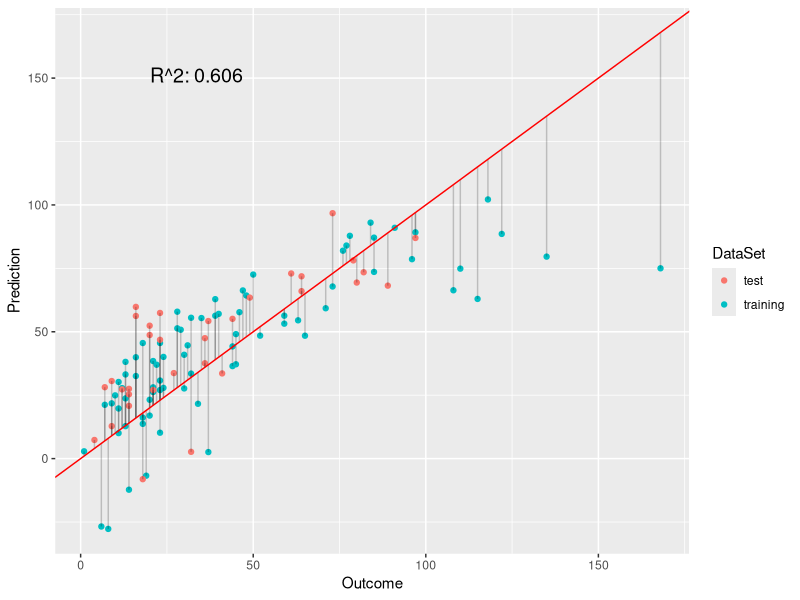
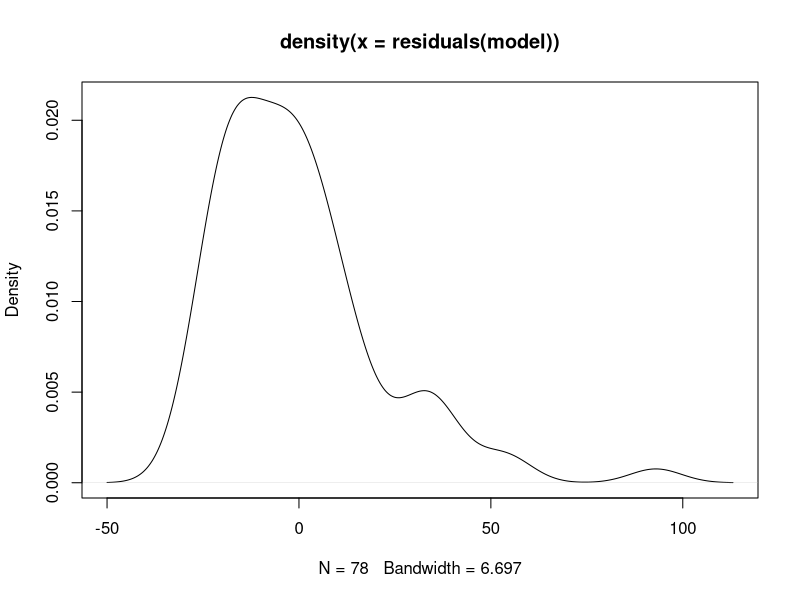
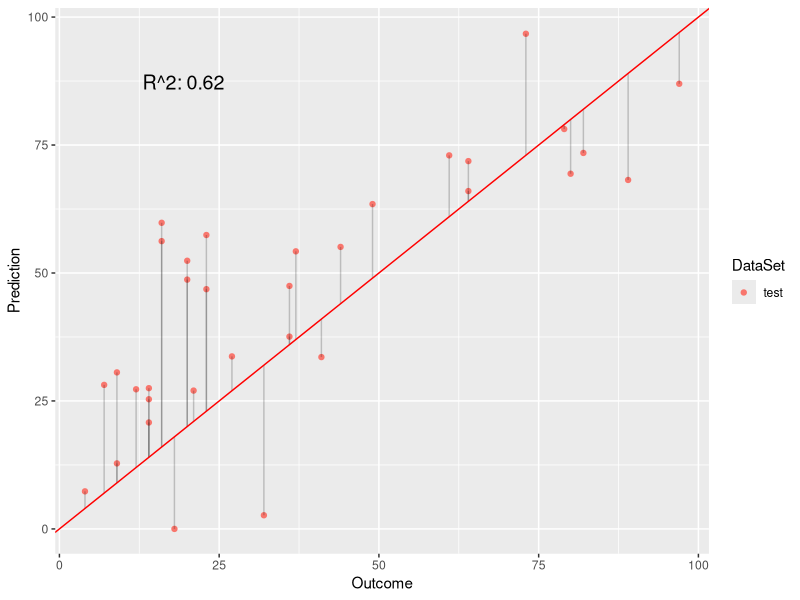
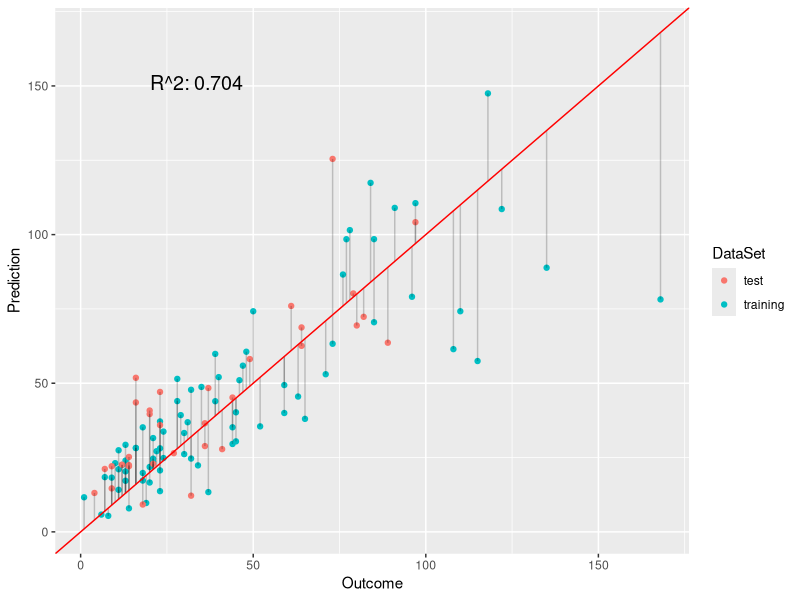
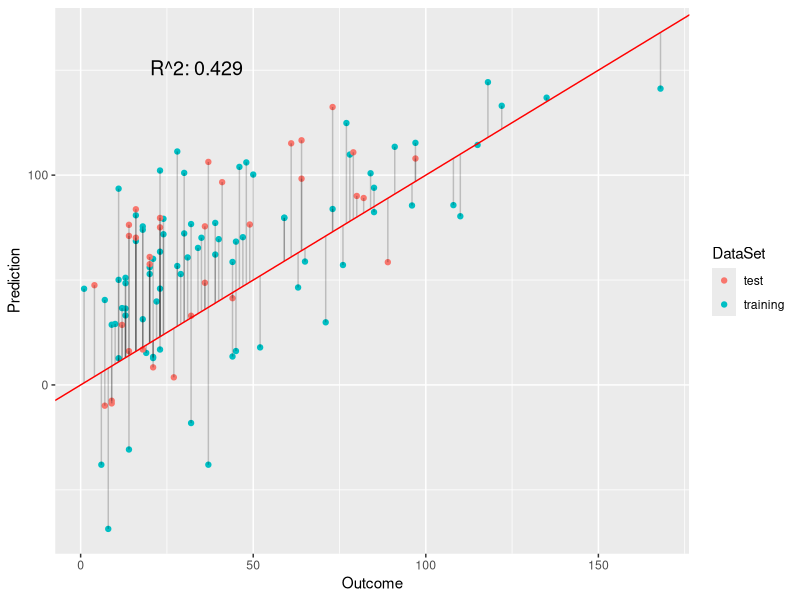
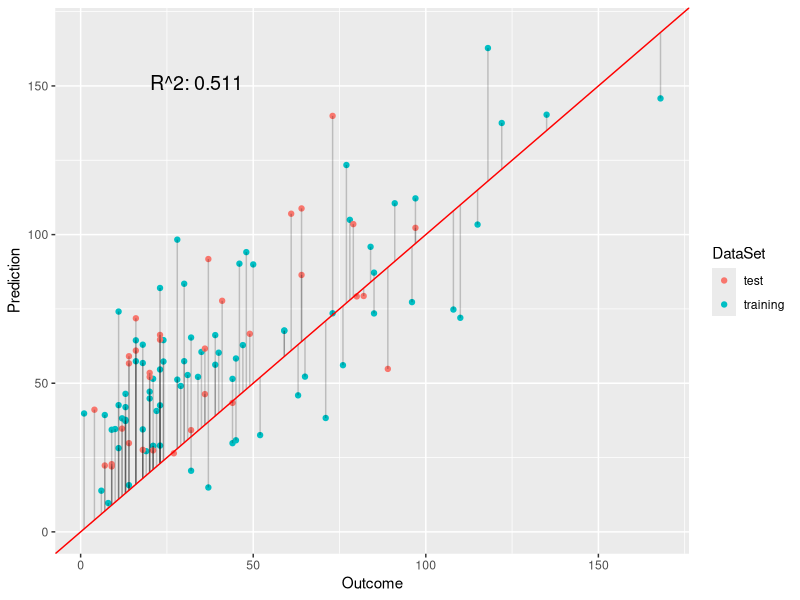
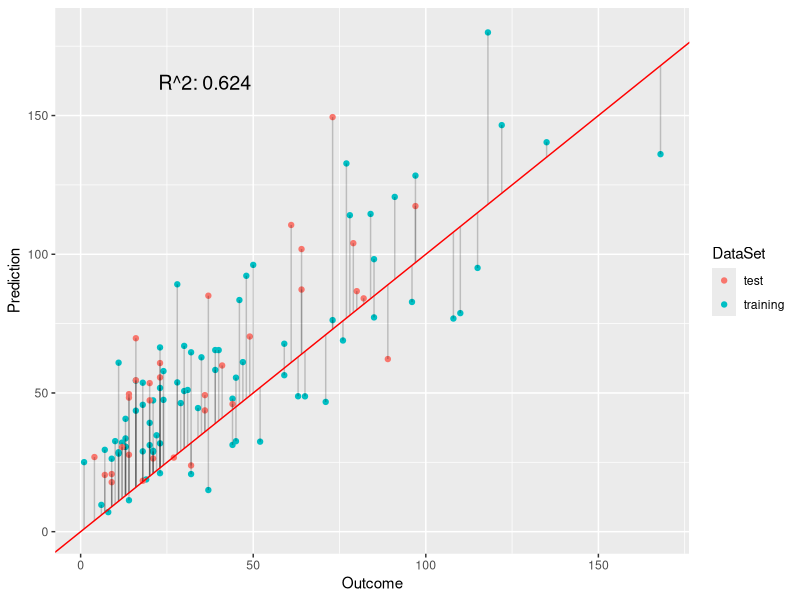
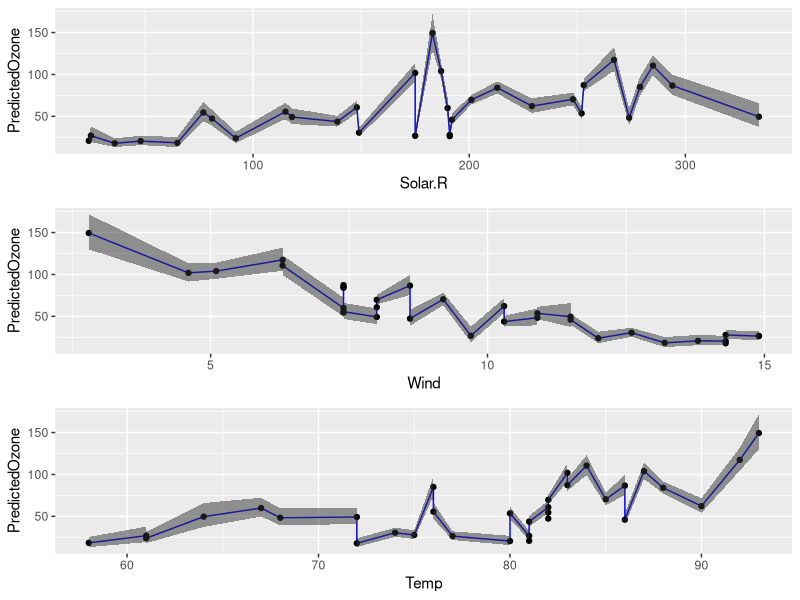

Recreate these plots in R, in order. (Note: this script raises an error after producing the figures.)
## ---- chunk 1
data(airquality)
ozone <- subset(na.omit(airquality), 
        select = c("Ozone", "Solar.R", "Wind", "Temp"))
set.seed(123)
N.train <- ceiling(0.7 * nrow(ozone))
N.test <- nrow(ozone) - N.train
trainset <- sample(seq_len(nrow(ozone)), N.train)
testset <- setdiff(seq_len(nrow(ozone)), trainset)
## ---- chunk 2
rsquared <- function(test.preds, test.labels) {
    return(round(cor(test.preds, test.labels)^2, 3))
}
plot.linear.model <- function(model, test.preds = NULL, test.labels = NULL, 
                            test.only = FALSE) {
    # ensure that model is interpreted as a GLM
    pred <- model$fitted.values
    obs <- model$model[,1]
    if (test.only) {
        # plot only the results for the test set
        plot.df <- NULL
        plot.res.df <- NULL
    } else {
        plot.df <- data.frame("Prediction" = pred, "Outcome" = obs, 
                                "DataSet" = "training")
        model.residuals <- obs - pred
        plot.res.df <- data.frame("x" = obs, "y" = pred, 
                        "x1" = obs, "y2" = pred + model.residuals,
                        "DataSet" = "training")
    }
    r.squared <- NULL
    if (!is.null(test.preds) && !is.null(test.labels)) {
        # store predicted points: 
        test.df <- data.frame("Prediction" = test.preds, 
                            "Outcome" = test.labels, "DataSet" = "test")
        # store residuals for predictions on the test data
        test.residuals <- test.labels - test.preds
        test.res.df <- data.frame("x" = test.labels, "y" = test.preds,
                        "x1" = test.labels, "y2" = test.preds + test.residuals,
                         "DataSet" = "test")
        # append to existing data
        plot.df <- rbind(plot.df, test.df)
        plot.res.df <- rbind(plot.res.df, test.res.df)
        # annotate model with R^2 value
        r.squared <- rsquared(test.preds, test.labels)
    }
    #######
    library(ggplot2)
    p <- ggplot() + 
        # plot training samples
        geom_point(data = plot.df, 
            aes(x = Outcome, y = Prediction, color = DataSet)) +
        # plot residuals
        geom_segment(data = plot.res.df, alpha = 0.2,
            aes(x = x, y = y, xend = x1, yend = y2, group = DataSet)) +
        # plot optimal regressor
        geom_abline(color = "red", slope = 1)
    if (!is.null(r.squared)) {
        # plot r squared of predictions
        max.val <- max(plot.df$Outcome, plot.df$Prediction)
        x.pos <- 0.2 * max.val
        y.pos <- 0.9 * max.val
        label <- paste0("R^2: ", r.squared)
        p <- p + annotate("text", x = x.pos, y = y.pos, label = label, size = 5)
    }
    return(p)
}
## ---- chunk 3
# fit linear model
model <- lm(Ozone ~ Solar.R + Temp + Wind, ozone, trainset)
# get confidence intervals
confint(model)
## ---- chunk 4
test.preds <- predict(model, newdata = ozone[testset,])
test.labels <- ozone$Ozone[testset]
# create a plot to compare fit for training vs test points
p.OLS <- plot.linear.model(model, test.preds, test.labels)
p.OLS
## ---- chunk 5
# density of the residuals: should be normal for least-squares
plot(density(residuals(model)))
## ---- chunk 6
# cutoff at 95% quantile
ozone.cut <- quantile(ozone$Ozone, 0.95)
idx <- which(ozone$Ozone >= ozone.cut)
# compare observations with high ozone with whole data set
summary(ozone[idx,])
summary(ozone)
## ---- chunk 7
# cutoff at 5% quantile
ozone.cut <- quantile(ozone$Ozone, 0.05)
idx <- which(ozone$Ozone <= ozone.cut)
# compare observations with low ozone with whole data set
summary(ozone[idx,])
summary(ozone)
## ---- chunk 8
coefficients(model)
## ---- chunk 9
predict.nonnegative <- function(model, newdata) {
   preds <- predict(model, newdata = newdata) 
   # correct for negative predictions
   preds[preds < 0] <- 0
   return(preds)
}
## ---- chunk 10
nonnegative.preds <- predict.nonnegative(model, ozone[testset,])
# plot only the test predictions to verify the results
plot.linear.model(model, nonnegative.preds, ozone$Ozone[testset], test.only = TRUE)
## ---- chunk 11
pois.model <- glm(Ozone ~ Solar.R + Temp + Wind, family = "poisson",data = ozone[trainset, ])
# need to set type to 'response' to get exponentiated predictions 
pois.preds <- predict(pois.model, newdata = ozone[testset,], type = "response") 
plot.linear.model(pois.model, pois.preds, ozone$Ozone[testset])
## ---- chunk 12
# mean and variance should be the same for Poisson distribution
mean(ozone$Ozone)
var(ozone$Ozone)

## ---- chunk 13
log.model <- lm(log(Ozone) ~ Solar.R + Temp + Wind, ozone, trainset)
log.preds <- predict(pois.model, newdata = ozone[testset,], type = "response") 
print(rsquared(log.preds, test.labels))
## ---- chunk 14
get.weights <- function(ozone) {
    z.scores <- (ozone$Ozone - mean(ozone$Ozone)) / sd(ozone$Ozone)
    weights <- exp(z.scores)
    weights <- weights / mean(weights) # normalize to mean 1
    return(weights)
}
weights <- get.weights(ozone)
weight.model <- lm(Ozone ~ Solar.R + Temp + Wind, ozone, trainset, weights = weights)
weight.preds <- predict(weight.model, newdata = ozone[testset,], type = "response")
plot.linear.model(weight.model, weight.preds, ozone$Ozone[testset])
## ---- chunk 15
# randomly discard 50% of samples with ozone < 50 because these are overrepresented
discard.ratio <- 0.5
low.ozone.idx <- which(ozone$Ozone[trainset] < 50)
n.discard <- ceiling(discard.ratio * length(low.ozone.idx))
discard.idx <- sample(trainset[low.ozone.idx], n.discard)
print(paste0("N (trainset before): ", length(trainset)))
trainset.sampled <- setdiff(trainset, discard.idx)
print(paste0("N (trainset after): ", length(trainset.sampled)))
## ---- chunk 16
# performance is not much bettter for test set
sampled.model <- glm(Ozone ~ Solar.R + Temp + Wind, data = ozone[trainset.sampled, ])
sampled.preds <- predict(sampled.model, newdata = ozone[testset,], type = "response") 
rsquared(sampled.preds, test.labels)
## ---- chunk 17
w.pois.model <- glm(Ozone ~ Solar.R + Temp + Wind, ozone, trainset, 
                    weights = weights, family = "poisson")
w.pois.preds <- predict(w.pois.model, newdata = ozone[testset,], type = "response") 
p.w.pois <- plot.linear.model(w.pois.model, w.pois.preds, ozone$Ozone[testset])
p.w.pois
## ---- chunk 18
coefficients(w.pois.model)
## ---- chunk 19
print(paste0(c("Var: ", "Mean: "), c(round(var(ozone$Ozone), 2),
        round(mean(ozone$Ozone), 2))))
## ---- chunk 20
library(MASS)
# train weighted negative binomial model
model.nb <- glm.nb(Ozone ~ Solar.R + Temp + Wind, data = ozone, subset = trainset, weights = weights)
preds.nb <- predict(model.nb, newdata = ozone[testset,], type = "response")
plot.linear.model(model.nb, preds.nb, test.labels)
## ---- chunk 21
coef(summary(w.pois.model))
coef(summary(model.nb))
## ---- chunk 22
# predict on the link level, which is more Gaussian:
preds.nb.ci <- predict(model.nb, newdata = ozone[testset, ], type = "link", se.fit = TRUE) 
# compute confidence intervals
ilink <- family(model.nb)$linkinv # exponential
## parameters of the negative binomial
theta <- model.nb$theta # 'r' parameter of negative binomial (nbr of successes)
mu <- preds.nb.ci$fit # mean of negative binomial varies per fitted point
p <- theta / (theta + mu) # probability of success parametrization of negative binomial
# find 95% CI for normal distribution
# (we're not taking these values from the negative binomial because SEs are for normal distribution)
# ci.factor <- qnbinom(1 - (1 - CI.int)/2, size = theta, mu = as.numeric(preds.nb.ci$fit)) # different factors per observation
ci.factor <- 1.96
CI.int <- 0.95
# calculate CIs:
df <- data.frame(ozone[testset,], "PredictedOzone" = ilink(preds.nb.ci$fit), "Lower" = ilink(preds.nb.ci$fit - ci.factor * preds.nb.ci$se.fit),
                "Upper" = ilink(preds.nb.ci$fit + ci.factor * preds.nb.ci$se.fit))
## ---- chunk 23
# plot estimates vs individual features in the test set
plots <- list()
for (feature in colnames(ozone)) {
    if (feature == "Ozone") {
        next
    }
    p <- ggplot(df, aes_string(x = feature, 
                       y = "PredictedOzone")) + 
      geom_line(colour = "blue") + 
      geom_point() + 
      geom_ribbon(aes(ymin = Lower, ymax = Upper), 
                    alpha = 0.5) 
      plots[[feature]] <- p
}
library(gridExtra)
grid.arrange(plots[[1]], plots[[2]], plots[[3]])
## ---- chunk 24
data(airquality)
# store old ozone data set
ozone.old <- ozone
# remove time-specific features
ozone <- subset(airquality, select = c("Ozone", "Solar.R", "Wind", "Temp"))
# select observations with missing values
na.idx <- as.numeric(which(apply(is.na(ozone),1, any)))
na.df <- ozone[na.idx, ]
# ratio of missing values
ratio.missing <- length(na.idx) / nrow(ozone)
print(paste0(round(ratio.missing * 100, 3), "%"))
# which features are missing most often?
nbr.missing <- apply(ozone, 2, function(x) length(which(is.na(x))))
print(nbr.missing)
# multiple features missing in one observation?
nbr.missing <- apply(ozone, 1, function(x) length(which(is.na(x))))
table(nbr.missing)
## ---- chunk 25
## ensure that same observations are used for testing again:
# adjust training/test indices for the new data set
old.trainset <- trainset
trainset <- match(rownames(ozone.old)[old.trainset], rownames(ozone))
# add NA observations to training data set
trainset <- c(trainset, na.idx)
testset <- setdiff(seq_len(nrow(ozone)), trainset)
## ---- chunk 26
# use Hmisc for imputing missing values
library(Hmisc)
# use aregImpute for multiple imputation
imputed <- aregImpute(Ozone ~ Solar.R + Temp + Wind, ozone, pr = FALSE)
# list.out: return a list; imputation: arbitrarily use the first imputation
imputed.data <- as.data.frame(impute.transcan(imputed, data = ozone,
                imputation = 1, list.out = TRUE,  pr = FALSE))
# inspect imputed observations with respect to the outcome 
summary(as.numeric(imputed.data$Ozone))
## ---- chunk 27
# compute new weights
weights <- get.weights(imputed.data)
# use imputations from all iterations rather than an arbitrary iteration:
fmi <- fit.mult.impute(Ozone ~ Solar.R + Temp + Wind,
        fitter=glm, xtrans = imputed, family = "poisson", 
        data = ozone, subset = trainset, pr = FALSE) #, weights = weights)
        # weights arguments (weights = weights) not used due to error:
        # "..2 used in an incorrect context, no ... to look in"
fmi.preds <- predict.glm(fmi, newdata = ozone[testset,], type = "response") 
plot.linear.model(fmi, fmi.preds, ozone$Ozone[testset])
## ---- chunk 28
w.pois.model.imputed <- glm(Ozone ~ Solar.R + Temp + Wind, imputed.data, 
                        trainset, weights = weights, family = "poisson")
w.pois.preds.imputed <- predict(w.pois.model.imputed, 
                newdata = imputed.data[testset,], type = "response") 
rsquared(w.pois.preds.imputed, imputed.data$Ozone[testset])
## ---- chunk 29
# does the new model predict significantly different values?
wilcox.test(test.preds, w.pois.preds, paired = TRUE)
## ---- chunk 30
library(gridExtra) # for grid.arrange
library(grid) # for textGrob function
grid.arrange(p.OLS, p.w.pois, nrow = 1, top=textGrob("Ordinary least squares vs weighted Poisson regression",gp=gpar(fontsize=20,font=3)))
